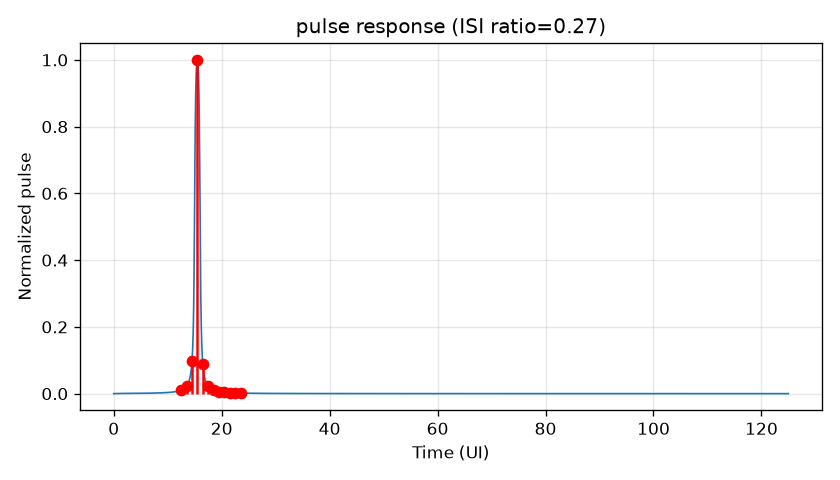

Write the Python code that produced this figure.
import numpy as np, matplotlib.pyplot as plt, scipy.signal as sig
from sys import path; path.append("../model")
from channel import rlgc_gamma, insertion_loss_db, loss_components_db_per_m

"""Link parameters(match Day 3, loss-tangent form)"""
R0, L, C, tand = 17.27, 250e-9, 100e-12, 0.02
length = 0.30 
baud = 10e9
sps = 32
UI = 1/baud

"""build a dense one-sided H(f) on an FFT grid"""

N = 8192 # freq points(one-sided)
fs = baud*sps # sample rate
f = np.linspace(0, fs/2, N) # one-sided freq vector
f[0] = f[1]/10 # avoid DC singularity
gamma = rlgc_gamma(f, R0, L, C, tand)
H = np.exp(-gamma*length) # one-sided H(f)

"""--- one UI rectangular input, then channel filter ----"""
"""impulse-style: take channel impulse response via irfft"""
h = np.fft.irfft(H, n=2*(N-1)) # channel impulse response
h = h/np.max(np.abs(h)) # normalize to unity peak

"""pulse response = response to a single UI-wide rectangle -----"""
rect = np.ones(sps) 
pulse = np.convolve(h, rect)[:4000] # truncate to 4000 samples
pulse = pulse/np.max(np.abs(pulse)) # normalize to unity peak

"""Cursor extraction: find the peak, then find the first zero crossing after the peak"""
main_idx = np.argmax(pulse)
def tap(k):
    i = main_idx + k*sps # k-th UI after the main peak
    return pulse[i] if 0 <=i  < len(pulse) else 0.0
pre = [tap(-k) for k in range(1, 4)] # 3 pre-cursors
post = [tap(k) for k in range(1, 9)] # 8 post-cursors
main = tap(0) # main cursor
isi = (sum(abs(x) for x in pre) + sum(abs(x) for x in post))/abs(main) # ISI = sum of all pre/post cursors divided by main cursor

print(f"main cursor = {main:.3f}")
print(f"pre-cursors = {[f'{x:.3f}' for x in pre]}")
print(f"post-cursors = {[f'{x:.3f}' for x in post]}")
print(f"ISI = {isi:.3f}")

t = np.arange(len(pulse)) / sps # time vector in seconds

plt.figure(figsize=(7, 4))
plt.plot(t, pulse, lw=1)
plt.stem([(main_idx+k*sps)/sps for k in range(-3, 9)], [tap(k) for k in range(-3, 9)], linefmt='r-', markerfmt='ro', basefmt= ' ')
plt.xlabel("Time (UI)"); plt.ylabel("Normalized pulse"); plt.grid(alpha=0.3)
plt.title(f"pulse response (ISI ratio={isi:.2f})")
plt.tight_layout(); plt.savefig("day4_pulse.png", dpi=120); plt.show()
